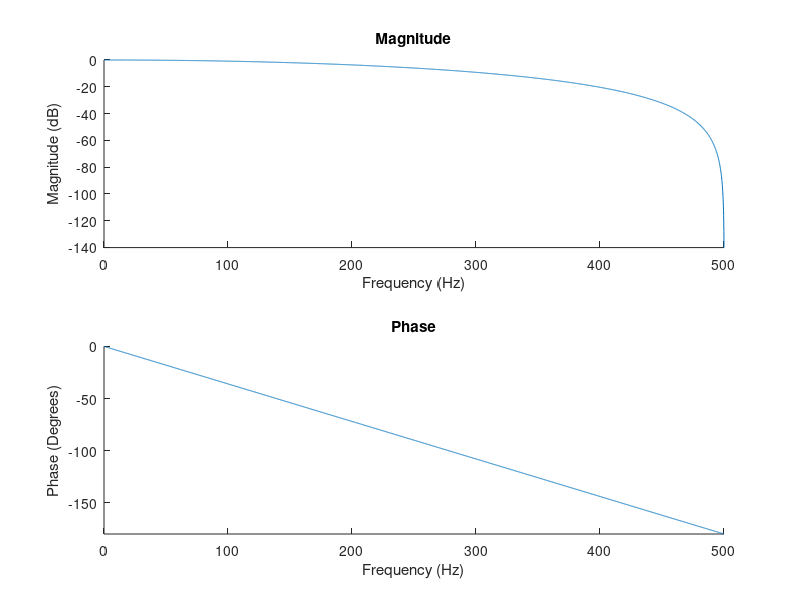
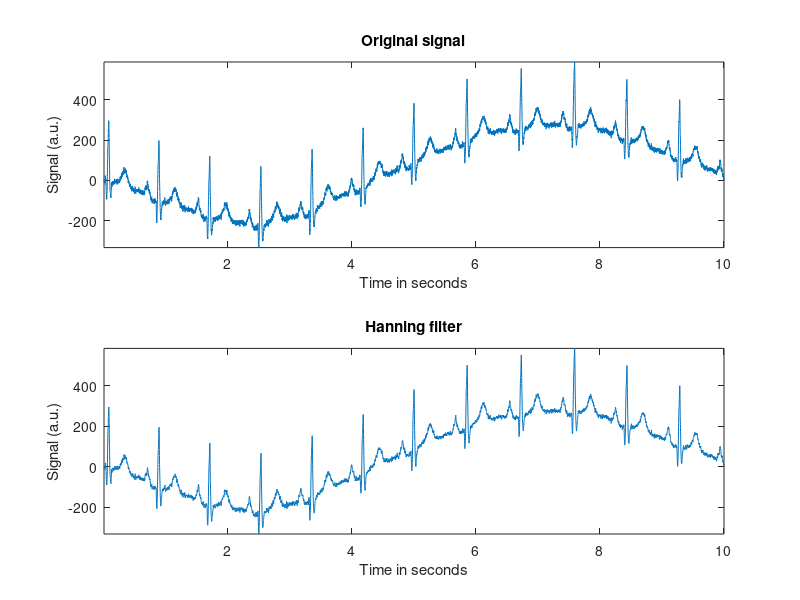

The MATLAB source for these figures, in order: (Note: this script raises an error after producing the figures.)
%% EX3.3. Cascaded filters for ECG 

clear all % Clear variables
close all % Close figures
clc
load('ecg3.mat') % Load signals
fs = 1000; % Sampling frequency
signal = ECG23(:,1);
N = length(signal);
hz= linspace(0, fs/2 ,N/2);
t=linspace(1/fs, N/fs, N);

%% Hanning Filter

% Iniitalizing Hanning filter
b_H = [0.25 0.5 0.25];
a_H = [1];

% Mangitude and phase response

[h_H,w_H]=freqz(b_H,a_H,floor(N/2));

% Frequecny response plotting 
figure('Name','Frequency response of Hanning','NumberTitle','off');

subplot(2,1,1)
hold on 
plot(hz(1:length(hz)),20*log10(abs(h_H)));
xlabel('Frequency (Hz)')
ylabel('Magnitude (dB)')
title('Magnitude')
axis tight
hold off 

% Phase response plotting 
subplot(2,1,2)
hold on 
plot(hz, 360/(2*pi)*angle(h_H))
xlabel('Frequency (Hz)')
ylabel('Phase (Degrees)')
title('Phase')
axis tight
hold off 

% Signal smoothing (Hanning filter)

y_H = filter(b_H,a_H,signal);


% Plot of signals before and after filtering(Hanning filter)
figure('Name','Hanning filter','NumberTitle','off');

subplot(2,1,1)
plot(t, signal)
xlabel('Time in seconds');
ylabel('Signal (a.u.)');
title('Original signal')
axis tight;
subplot(2,1,2)
plot(t, y_H)
xlabel('Time in seconds');
ylabel('Signal (a.u.)');
title('Hanning filter')
axis tight;
hold off 

% Plot of Fourier spectra of signals before and after filtering (Hanning filter)
[A_Signal,psd_signal] = FourierT(signal,fs);
[A_H] = FourierT(y_H,fs);
figure('Name','Hanning filter (Fourier Spectrum)','NumberTitle','off');
hold on 
plot(hz,A_Signal)
plot(hz,A_H)
xlim([2 max(hz)])
grid on
title('FFT')
xlabel('Frequency (Hz)')
ylabel('Amplitude (a.u)')
legend('Original','Hanning')
axis([0 500 0 1])

%% Derivative based filter 

% Iniitalizing of derivative based filter 
b_D = [1 -1];
a_D = [1 -0.99]; % The cutoff frequency is lower for 0.99

% Mangitude and phase response

[h_D ,w_D]=freqz(b_D,a_D,floor(N/2));

% Frequecny response plotting 
figure('Name',' Frequency response of Derivative based filtering','NumberTitle','off');

subplot(2,1,1)
hold on 
plot(hz(1:length(hz)),20*log10(abs(h_D)));
xlabel('Frequency (Hz)')
ylabel('Magnitude (dB)')
title('Magnitude')
axis tight
hold off 

% Phase response plotting 
subplot(2,1,2)
hold on 
plot(hz, 360/(2*pi)*angle(h_D))
xlabel('Frequency (Hz)')
ylabel('Phase (Degrees)')
title('Phase')
axis tight
hold off 

% Remove baseline drift (Derivative based filter)

y_D = filter(b_D,a_D,signal);

figure('Name','Deriative based filter','NumberTitle','off');

subplot(2,1,1)
plot(t, signal)
xlabel('Time in seconds');
ylabel('Signal (a.u.)');
title('Original signal')
axis tight;
subplot(2,1,2)
plot(t, y_D)
xlabel('Time in seconds');
ylabel('Signal (a.u.)');
title('Derivative based filter')
axis tight;
hold off 

% Plot of Fourier spectra of signals before and after filtering (Derivative based filter)
[A_D] = FourierT(y_D,fs);
figure('Name','Derivative based filtering (Frequency spectrum)','NumberTitle','off');
hold on 
plot(hz,A_Signal)
plot(hz,A_D)
xlim([0 max(hz)])
grid on
title('FFT')
xlabel('Frequency (Hz)')
ylabel('Amplitude (a.u)')
legend('Original','Derivative based filter')
axis([0 5 0 20])

%% Comb filter

% Power spectrum analysis to identify Power line frequency and its harmonics
amplitude = abs(fft(signal))*2; %normalization of FFT
amplitude= amplitude(1:length(hz));
psd= (1/(N)) * abs(amplitude).^2;
figure('Name','Original Signal Power spectrum','NumberTitle','off');
plot(hz,10*log10(psd))
grid on
title('Periodogram Using FFT')
xlabel('Frequency (Hz)')
ylabel('Power/Frequency (dB/Hz)')
axis tight;

% Frequencies identifed at (50,150,250,350,450 Hz)

freq_comb = 50; 
comb_mat = zeros(5,2); %Define matrix for transfer function 
coeff_mat = ones(5,3); 

for i_comb = 1:length(comb_mat)
    comb_angle = 2*pi*(freq_comb/1000); 
    comb_mat (i_comb, 1) = cos(comb_angle)+ i*sin(comb_angle);
    comb_mat (i_comb, 2) = cos(comb_angle)- i*sin(comb_angle);
    coeff_mat (i_comb, 2) = -(comb_mat(i_comb, 1))-comb_mat(i_comb, 2);
    freq_comb = freq_comb + 100;
end

%Convolution to obtain polynomial multiplication 
comb_output = (conv(coeff_mat(5,:), conv(coeff_mat(4,:), conv(coeff_mat(3,:), conv(coeff_mat(2,:), coeff_mat(1,:))))));

G = sum(comb_output); %factor to set the gain at DC = 1

b_C = comb_output / G; 
a_C = [1];

% Mangitude and phase response

[h_C,w_C]=freqz(b_C,a_C,floor(N/2));

% Frequecny response plotting 
figure('Name','Frequency response of Comb Filter','NumberTitle','off');

subplot(2,1,1)
hold on 
plot(hz(1:length(hz)),20*log10(abs(h_C)));
xlabel('Frequency (Hz)')
ylabel('Magnitude (dB)')
title('Magnitude')
axis tight
hold off 

% Phase response plotting 
subplot(2,1,2)
hold on 
plot(hz, 360/(2*pi)*angle(h_C))
xlabel('Frequency (Hz)')
ylabel('Phase (Degrees)')
title('Phase')
axis tight
hold off 

% Eliminating power line and hamronics(Comb filter)

y_C = filter(b_C,a_C,signal);

figure('Name','Comb Filter','NumberTitle','off');

subplot(2,1,1)
plot(t, signal)
xlabel('Time in seconds');
ylabel('Signal (a.u.)');
title('Original signal')
axis tight; 
subplot(2,1,2)
plot(t, y_C)
xlabel('Time in seconds');
ylabel('Signal (a.u.)');
title('Comb filter')
axis tight;
hold off 


% Plot of Fourier spectra of signals before and after filtering (Comb filter)
[A_C] = FourierT(y_C,fs);

figure('Name','Comb Filter (Fourier Spectrum)','NumberTitle','off');
hold on 
plot(hz,A_Signal)
plot(hz,A_C)
xlim([0 max(hz)])
grid on
title('FFT')
xlabel('Frequency (Hz)')
ylabel('Amplitude (a.u)')
legend('Original','Comb filter')
axis([2 max(hz) 0 3])


%% Cascading all the three filters
b_cascade = conv(b_C, conv(b_D, b_H));
a_cascade = conv(a_C, conv(a_D, a_H));

[h_cascade,w_cascade]=freqz(b_cascade,a_cascade,floor(N/2));

% Frequency response plotting of the 3 filters
figure('Name','Frequency response of Cascaded Filters','NumberTitle','off');

subplot(2,1,1)
hold on 
plot(hz(1:length(hz)),20*log10(abs(h_cascade)));
xlabel('Frequency (Hz)')
ylabel('Magnitude (dB)')
title('Magnitude')
axis tight
hold off 

% Phase response plotting 
subplot(2,1,2)
hold on 
plot(hz, 360/(2*pi)*angle(h_cascade))
xlabel('Frequency (Hz)')
ylabel('Phase (Degrees)')
title('Phase')
axis tight
hold off 

%Plot of cascaded filter
y_cascade = filter (b_cascade, a_cascade, signal);

figure('Name','Cascaded Filter','NumberTitle','off');
hold on
plot(t, signal);
plot(t, y_cascade);
xlabel('Time in seconds');
ylabel('Signal (a.u.)');
title('Use of Cascaded Filter')
axis tight;
legend('Original Signal', 'Filtered Signal');
hold off

%%Overlaid power sepctrum of signal before and after filtering 
[A_Signal_cascaded,psd_signal_cascaded] = FourierT(y_cascade,fs);
figure('Name','PSD spectrum','NumberTitle','off');
hold on 
plot(hz,psd_signal)
plot(hz,psd_signal_cascaded)
grid on
title('Power spectrum')
xlabel('Frequency (Hz)')
ylabel('Power/Frequency (dB/Hz)')
legend('Original','Filtered (Cascade)')
axis tight;


%%Group Delay calculation 
figure('Name','Group Delay','NumberTitle','off');
figure
grpdelay(b_cascade, a_cascade);
title('Group Delay Plot')
